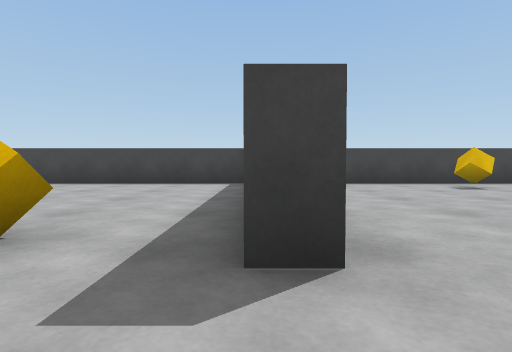
view 1 (above)

16 first-person views from a walk through a 3-D level made in the Unity game engine. The camera is 0.51 m above the floor, tilts 2° down and sees 80° across. The floor is counted in squares, 1 m on a side. Each view is taken from the middle of a square. On the plan, view 1 faces up. The plan holds only what a view shows up to about 9 squares ahead; the rest is blank. The player is left out.

view 2
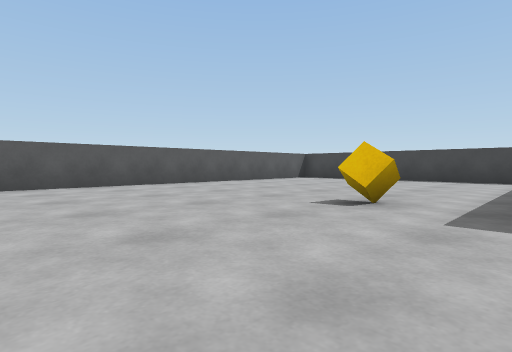

view 3
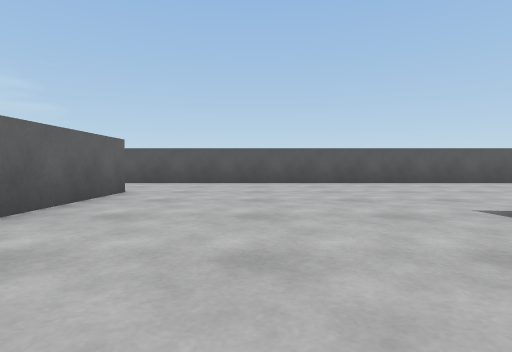

view 4
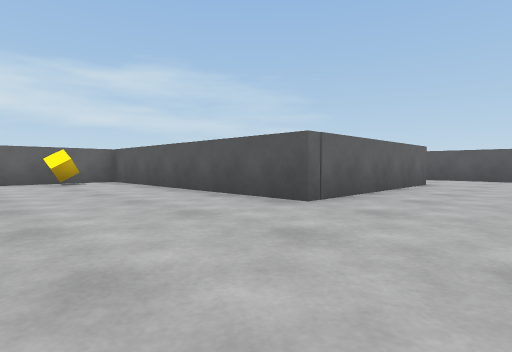

view 5
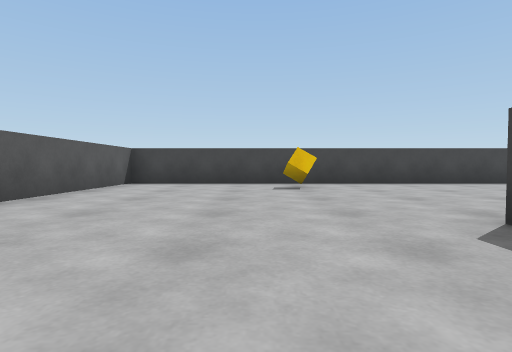

view 6
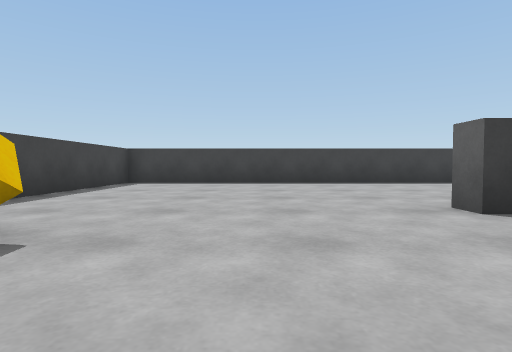

view 7
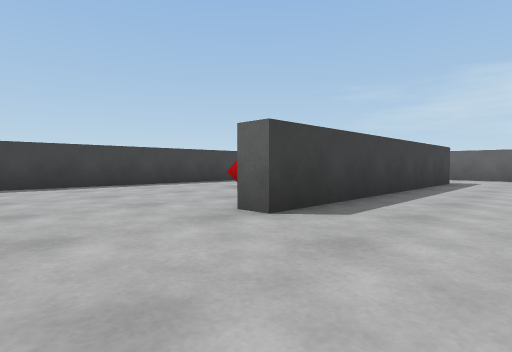

view 8
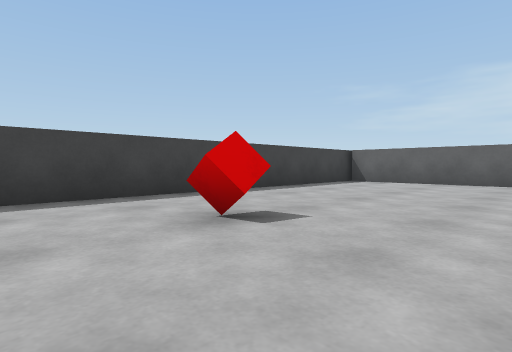

view 9
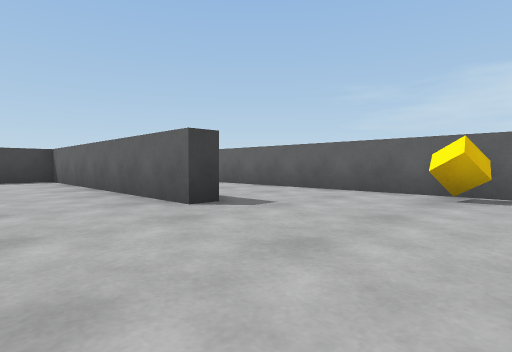

view 10
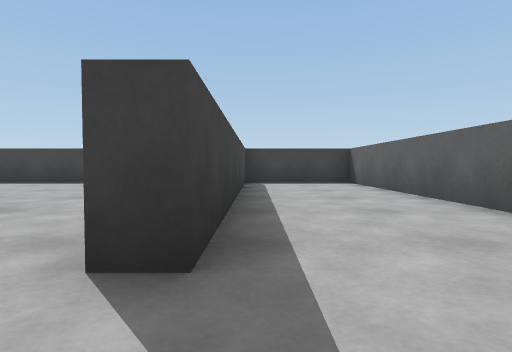

view 11
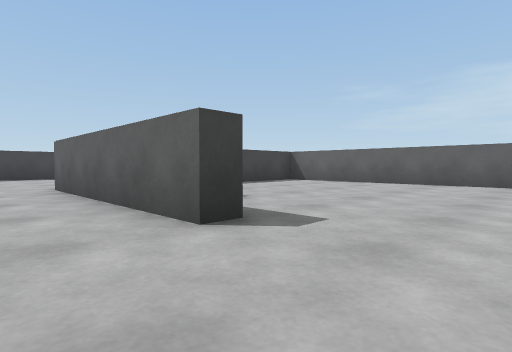

view 12
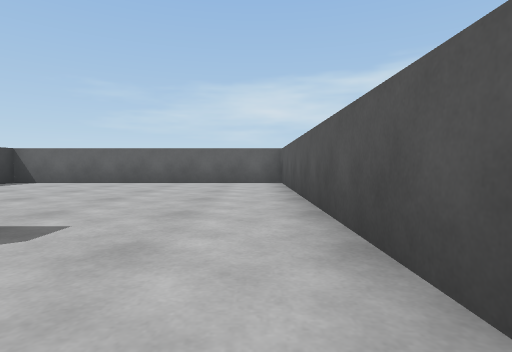

view 13
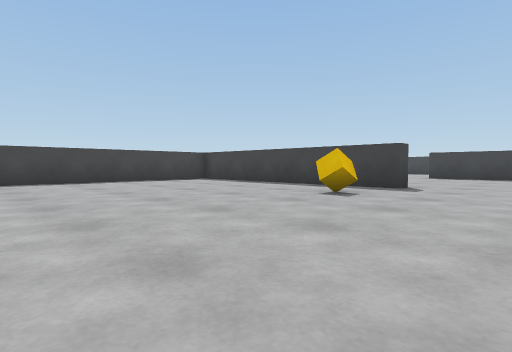

view 14
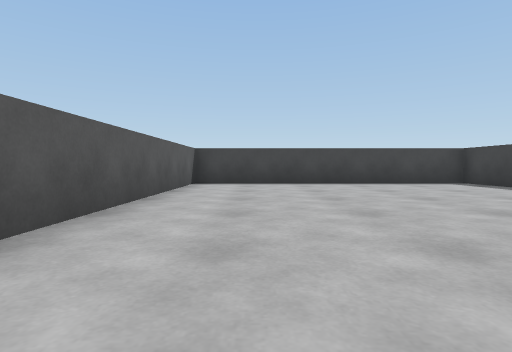

view 15
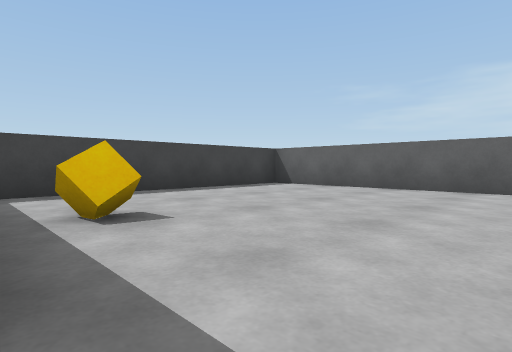

view 16
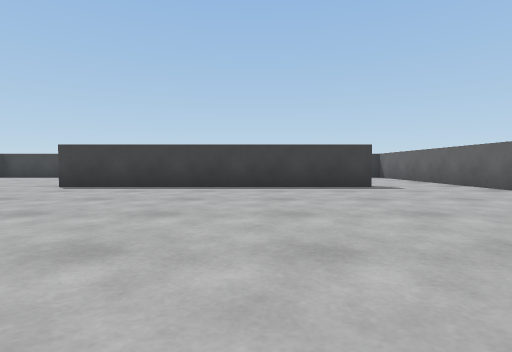

### Floor plan
Points are (right, up) in squares from view 1. A wall is a line through its corners. A room is listed if a view was taken in it or the views show most of it. See-through windows are left out.
Room 1 (views 1, 2, 3, 4, 5, 6, 7, 8, 9, 10, 11, 12, 13, 14, 15, 16)
walls: (0.5, 1.5) (-0.1, 1.5) (-0.1, 4.9); (6.2, -4.8) (6.2, 2.6) (6.8, 2.6); (-4.8, -4) (-4.8, -3.5) (0.4, -3.5) (0.4, -10.2); (-0.1, 7) (-0.1, 8.7) (-7.7, 8.7) (-7.7, -10.8) (-0.1, -10.8) (-0.1, -4.5); (1, -10.8) (11.9, -10.8) (11.9, -7.7) (4.4, -7.7) (4.4, -7.2) (11.6, -7.2); (11.9, -6.9) (11.9, 8.7) (0.4, 8.7) (0.4, 4.1)
objects: cube (-3, -5); cube (-2, 2); cube (2, -10); cube (5, 7); red cube (9, 0)

Positions as (right, up) in squares from view 1, and headings:
1: (0, 0), facing up
2: (0, -2), facing up-left
3: (1, -1), facing left
4: (4, -1), facing down-left
5: (4, 0), facing up
6: (3, 5), facing right
7: (4, 5), facing down-right
8: (7, 2), facing down-right
9: (1, -5), facing down-right
10: (3, -8), facing right
11: (-7, -2), facing down-right
12: (-7, -2), facing down
13: (-7, -1), facing up-right
14: (-6, 0), facing up
15: (-6, -4), facing down-right
16: (-1, -2), facing right
